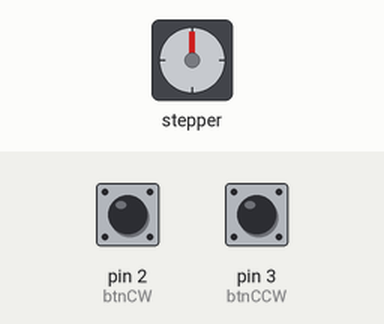
This sketch was run on a simulated Arduino Uno, built with avr-gcc and run on an emulated ATmega328P. Shown: stepper motor. Wiring (inferred from the names in the program): stepper motor driver (200 steps per turn assumed): step pin 10; direction pin 9. Inputs (shaded band) come from the test bench; at power-on: pin 2 (btnCW) LOW, pin 3 (btnCCW) LOW.

Above: at 1.2 s.
1.3 s: pin 2 (btnCW) pulled HIGH for 1 s
At 3.4 s:
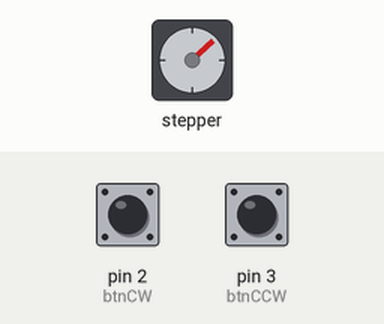
3.8 s: pin 3 (btnCCW) pulled HIGH for 3.2 s
At 8.1 s:
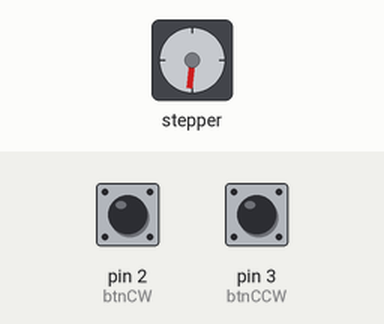
8.5 s: pin 3 (btnCCW) pulled HIGH for 1 s
At 10.2 s:
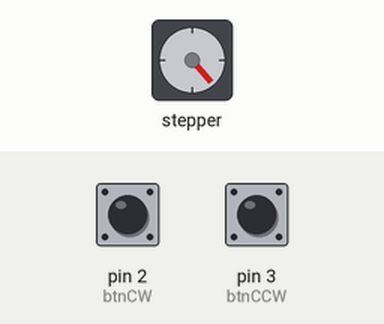
11.0 s: pin 2 (btnCW) pulled HIGH for 0.15 s
At 12.2 s:
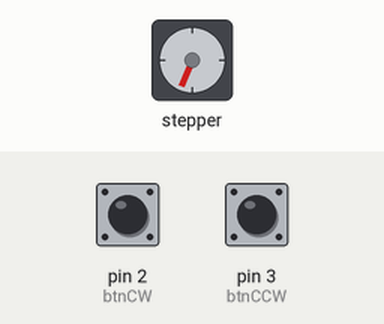
12.6 s: pin 2 (btnCW) pulled HIGH for 3.2 s
At 16.3 s:
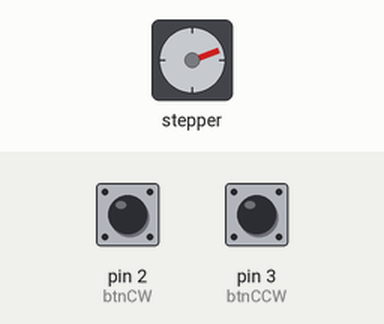
17.3 s: pin 3 (btnCCW) pulled HIGH for 1 s
At 19.3 s:
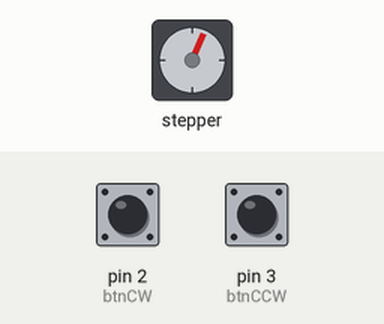
Timing chart, 0 to 20.8 s (numbered marks = the images above; inputs shaded):
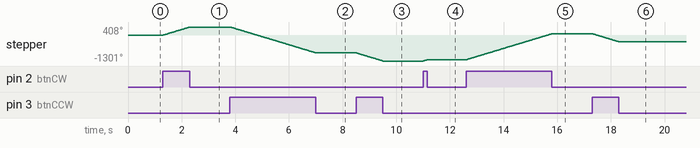

Measured:
- after the input at 1.3 s, stepper: turns 408° clockwise in 1.0 s, starting at once
- after the input at 3.8 s, stepper: turns 1302° counter-clockwise in 3.2 s, starting at once
- after the input at 8.5 s, stepper: turns 407° counter-clockwise in 1.0 s, starting at once
- after the input at 11.0 s, stepper: turns 63° clockwise in 0.15 s, starting at once
- after the input at 12.6 s, stepper: turns 1308° clockwise in 3.2 s, starting at once
- after the input at 17.3 s, stepper: turns 406° counter-clockwise in 1.0 s, starting at once

The sketch:

TEST2.ino.ino
```cpp
const int stepPin  = 10;
const int dirPin   = 9;
const int btnCW    = 2;
const int btnCCW   = 3;

const unsigned long STEP_DELAY_US = 2200; // 2000 absolute MAX (range 2000-3000) 10s ish 90drg

unsigned long lastStepTime = 0;
bool          stepState    = LOW;

void setup() {
  pinMode(stepPin, OUTPUT);
  pinMode(dirPin,  OUTPUT);
  pinMode(btnCW,   INPUT);
  pinMode(btnCCW,  INPUT);
  digitalWrite(stepPin, LOW);
  Serial.begin(9600);
}

void loop() {
  unsigned long now = micros();

  int cw  = digitalRead(btnCW);
  int ccw = digitalRead(btnCCW);

  if (cw == HIGH && ccw == LOW) {
    digitalWrite(dirPin, HIGH);
  } else if (ccw == HIGH && cw == LOW) {
    digitalWrite(dirPin, LOW);
  } else {
    // both or neither — stop
    digitalWrite(stepPin, LOW);
    stepState = LOW;
    return;
  }

  // step
  if (now - lastStepTime >= STEP_DELAY_US) {
    lastStepTime = now;
    stepState = !stepState;
    digitalWrite(stepPin, stepState);
  }
}
```
